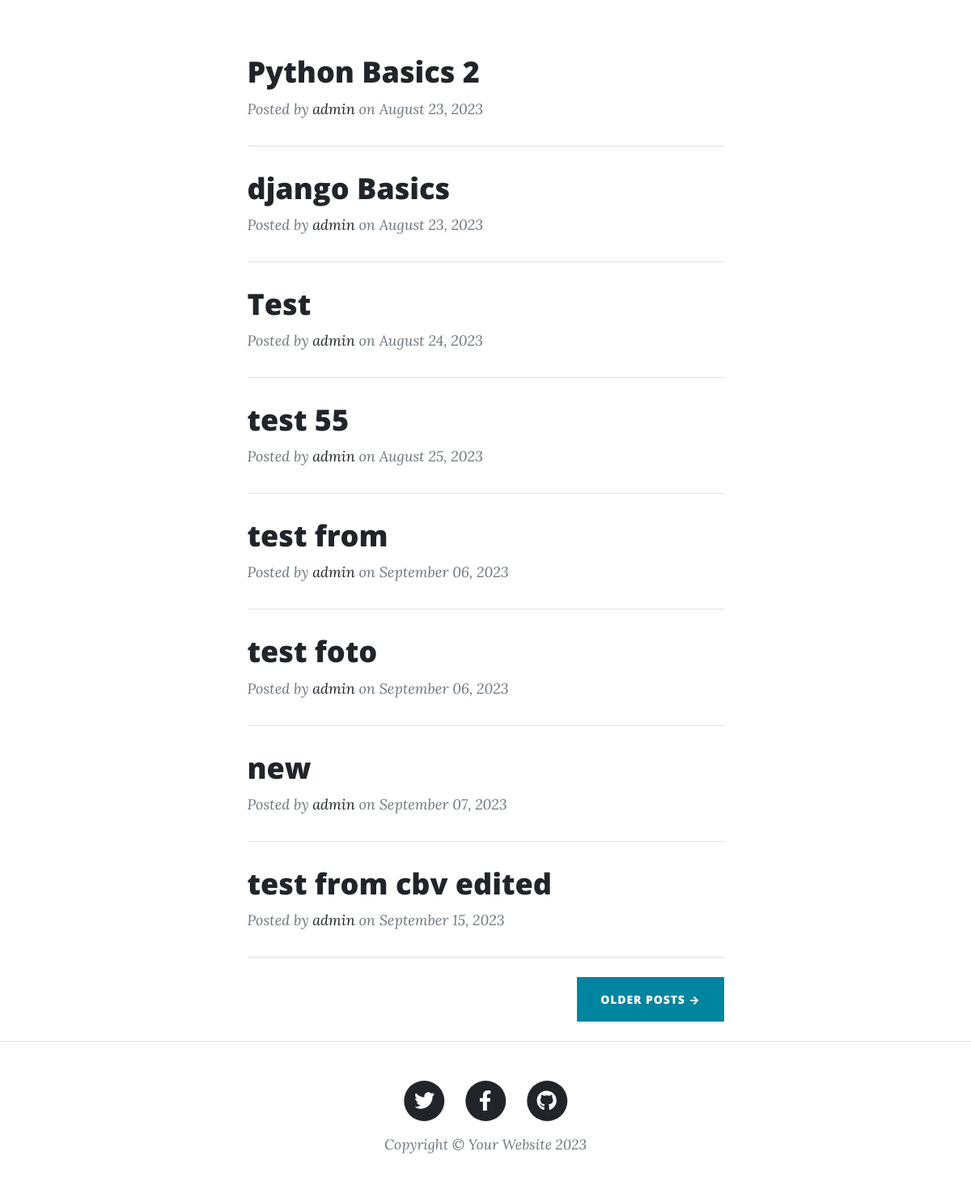
The page /blog/ (lower part) on the database as committed earlier.
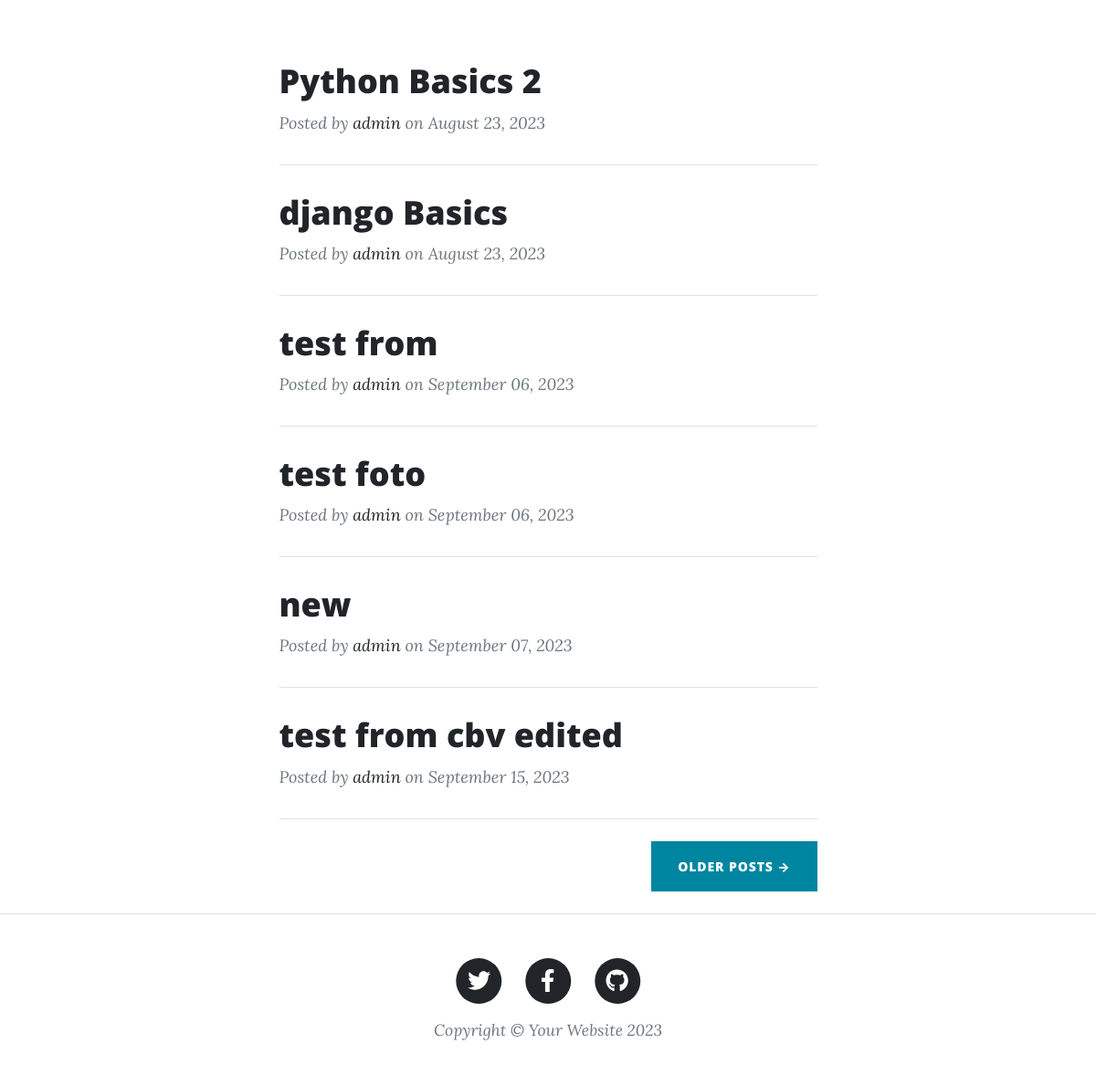
The same page on the database as committed later.
### posts/models.py (models this page shows, shortened)
class Post(models.Model):
    author = models.ForeignKey(User,related_name='post_author' , on_delete=models.SET_NULL,null=True)
    title = models.CharField(max_length=120)
    content = models.TextField(max_length=100000)
    publish_date = models.DateTimeField(default=timezone.now)
    image = models.ImageField(upload_to='posts')
    tags = TaggableManager()
    slug = models.SlugField(null=True,blank=True)

### posts/views2.py (the view)
# urls.py: path('blog/' , PostList.as_view()),
class PostList(generic.ListView):
    model = Post

### posts/templates/posts/post_list.html (shortened to what this page needs)
{% load static %}
<!DOCTYPE html>
<html lang="en">
    <head>
        <link href="{% static 'css/styles.css' %}" rel="stylesheet" />
    </head>
    <body>
        <div class="container px-4 px-lg-5">
            <div class="row gx-4 gx-lg-5 justify-content-center">
                <div class="col-md-10 col-lg-8 col-xl-7">
                    {% for post in post_list %}
                        <div class="post-preview">
                            <a href="/blog/{{post.slug}}">
                                <h2 class="post-title">{{post.title}}</h2>
                            </a>
                            <p class="post-meta">
                                Posted by
                                <a href="#!">{{post.author}}</a>
                                on {{post.publish_date|date:"F d, o"}}
                            </p>
                        </div>
                        <hr class="my-4" />
                    {% endfor %}
                    <div class="d-flex justify-content-end mb-4"><a class="btn btn-primary text-uppercase" href="#!">Older Posts →</a></div>
                </div>
            </div>
        </div>
        <footer class="border-top">
            <div class="container px-4 px-lg-5">
                <div class="row gx-4 gx-lg-5 justify-content-center">
                    <div class="col-md-10 col-lg-8 col-xl-7">
                        <ul class="list-inline text-center">
                            <li class="list-inline-item">
                                <a href="#!">
                                    <span class="fa-stack fa-lg">
                                        <i class="fas fa-circle fa-stack-2x"></i>
                                        <i class="fab fa-twitter fa-stack-1x fa-inverse"></i>
                                    </span>
                                </a>
                            </li>
                            <li class="list-inline-item">
                                <a href="#!">
                                    <span class="fa-stack fa-lg">
                                        <i class="fas fa-circle fa-stack-2x"></i>
                                        <i class="fab fa-facebook-f fa-stack-1x fa-inverse"></i>
                                    </span>
                                </a>
                            </li>
                            <li class="list-inline-item">
                                <a href="#!">
                                    <span class="fa-stack fa-lg">
                                        <i class="fas fa-circle fa-stack-2x"></i>
                                        <i class="fab fa-github fa-stack-1x fa-inverse"></i>
                                    </span>
                                </a>
                            </li>
                        </ul>
                        <div class="small text-center text-muted fst-italic">Copyright &copy; Your Website 2023</div>
                    </div>
                </div>
            </div>
        </footer>
    </body>
</html>

Rows that differ between the two databases and show on the page:
removed Post: title "Test", author "admin", publish_date "August 24, 2023"
removed Post: title "test 55", author "admin", publish_date "August 25, 2023"
